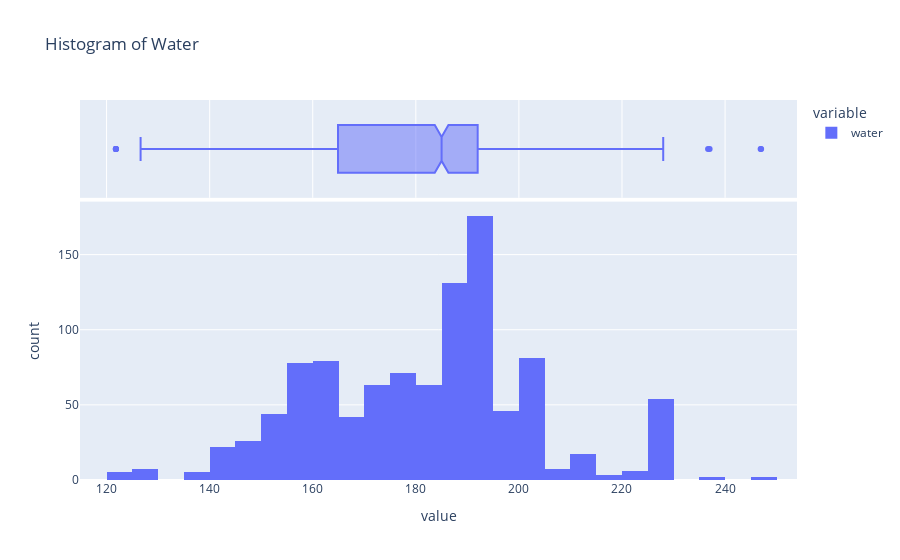

Notebook code for this chart:
### Markdown cell above
#### Water

### Code cell
fig=px.histogram(df.water,title="Histogram of Water",marginal="box")
fig.show()

### Figure 1 — Plotly figure (JSON) as saved in the notebook; plotly's stock layout.template omitted (floating-point values rounded to 4 significant figures; data arrays with more than 128 entries replaced by an {"elided": "..."} marker saying what was removed)
{"data": [{"alignmentgroup": "True", "bingroup": "x", "hovertemplate": "variable=water<br>value=%{x}<br>count=%{y}<extra></extra>", "legendgroup": "water", "marker": {"color": "#636efa", "pattern": {"shape": ""}}, "name": "water", "offsetgroup": "water", "orientation": "v", "showlegend": true, "type": "histogram", "x": {"elided": "1030 float values"}, "xaxis": "x", "yaxis": "y"}, {"alignmentgroup": "True", "hovertemplate": "variable=water<br>value=%{x}<extra></extra>", "legendgroup": "water", "marker": {"color": "#636efa"}, "name": "water", "notched": true, "offsetgroup": "water", "showlegend": false, "type": "box", "x": {"elided": "1030 float values"}, "xaxis": "x2", "yaxis": "y2"}], "layout": {"barmode": "relative", "legend": {"title": {"text": "variable"}, "tracegroupgap": 0}, "title": {"text": "Histogram of Water"}, "xaxis": {"anchor": "y", "domain": [0, 1], "title": {"text": "value"}}, "xaxis2": {"anchor": "y2", "domain": [0, 1], "matches": "x", "showgrid": true, "showticklabels": false}, "yaxis": {"anchor": "x", "domain": [0, 0.7326], "title": {"text": "count"}}, "yaxis2": {"anchor": "x2", "domain": [0.7426, 1], "matches": "y2", "showgrid": false, "showline": false, "showticklabels": false, "ticks": ""}}}
